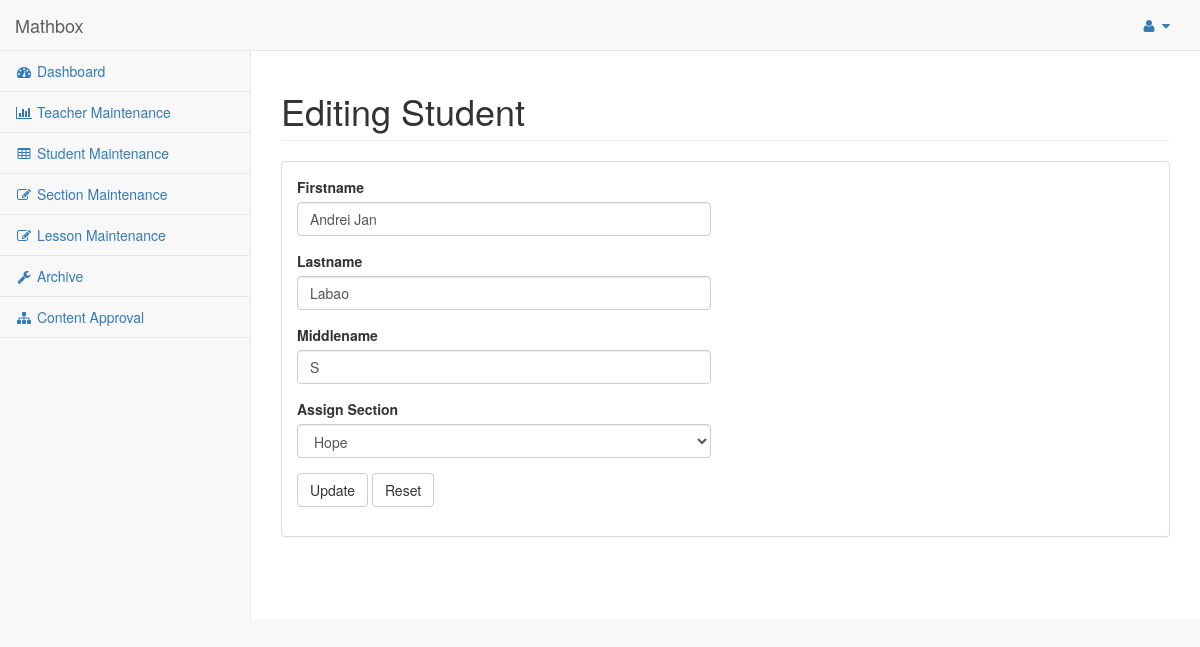
Page /admin/editstudent.php?StudentID=15041607 on the committed database.
### tables this page shows
CREATE TABLE `student_login` (
  `StudentID` int(10) NOT NULL AUTO_INCREMENT,
  `Username` varchar(20) NOT NULL DEFAULT '',
  `Password` varchar(20) DEFAULT NULL,
  `Firstname` varchar(20) DEFAULT NULL,
  `Middlename` varchar(20) DEFAULT NULL,
  `Lastname` varchar(20) DEFAULT NULL,
  `Section` varchar(20) DEFAULT NULL,
  `EmailAddress` varchar(20) DEFAULT NULL,
  `ContactNumber` int(11) DEFAULT NULL,
  `Birthdate` datetime DEFAULT NULL,
  `Images` varchar(100) DEFAULT NULL,
  `Confirm` int(2) DEFAULT NULL,
  `Prof` varchar(50) DEFAULT NULL,
  `Status` varchar(255) DEFAULT NULL,
  `Active` varchar(10) DEFAULT NULL,
  PRIMARY KEY (`StudentID`,`Username`)
);

### admin/editstudent.php (the view, shortened to what this page needs)
<?php
$studid = $_GET['StudentID'];
$o = "SELECT StudentID,Firstname,Lastname,Middlename,Section  from student_login where StudentID = $studid ";
$result = mysql_query($o);
    while($o = mysql_fetch_array($result)){
                $fname = $o['Firstname'];
                $lname = $o['Lastname'];
                $mname = $o['Middlename'];
            }
?>
<html lang="en">
<head>
    <link href="./bower_components/bootstrap/dist/css/bootstrap.min.css" rel="stylesheet">
    <link href="./bower_components/metisMenu/dist/metisMenu.min.css" rel="stylesheet">
    <link href="./dist/css/timeline.css" rel="stylesheet">
    <link href="./dist/css/sb-admin-2.css" rel="stylesheet">
    <link href="./bower_components/morrisjs/morris.css" rel="stylesheet">
    <link href="./bower_components/font-awesome/css/font-awesome.min.css" rel="stylesheet" type="text/css">
</head>
<body>
    <div id="wrapper">
        <nav class="navbar navbar-default navbar-static-top" role="navigation" style="margin-bottom: 0">
            <div class="navbar-header">
                <a class="navbar-brand" href="index.php">Mathbox</a>
            </div>
            <ul class="nav navbar-top-links navbar-right">
                <li class="dropdown">
                    <a class="dropdown-toggle" data-toggle="dropdown" href="#">
                        <i class="fa fa-user fa-fw"></i>  <i class="fa fa-caret-down"></i>
                    </a>
                </li>
            </ul>
            <div class="navbar-default sidebar" role="navigation">
                <div class="sidebar-nav navbar-collapse">
                    <ul class="nav" id="side-menu">
                        <li>
                            <a href="dashboard.php"><i class="fa fa-dashboard fa-fw"></i> Dashboard</a>
                        </li>
                        <li>
                            <a href="teachermaintenance.php"><i class="fa fa-bar-chart-o fa-fw"></i> Teacher Maintenance</a>
                        </li>
                        <li>
                            <a href="studentmaintenance.php"><i class="fa fa-table fa-fw"></i> Student Maintenance</a>
                        </li>
                        <li>
                            <a href="sectionmaintenance.php"><i class="fa fa-edit fa-fw"></i> Section Maintenance</a>
                        </li>
                        <li>
                            <a href="lessonmaintenance.php"><i class="fa fa-edit fa-fw"></i> Lesson Maintenance</a>
                        </li>
                        <li>
                            <a href="archive.php"><i class="fa fa-wrench fa-fw"></i> Archive</a>
                        </li>
                        <li>
                            <a href="contentapproval.php"><i class="fa fa-sitemap fa-fw"></i> Content Approval</a>
                        </li>
                    </ul>
                </div>
            </div>
        </nav>
                <div id="page-wrapper">
            <div class="row">
                <div class="col-lg-12">
                    <h1 class="page-header">Editing Student</h1>
                </div>
            </div>
            <div class="row">
                <div class="col-lg-12">
                    <div class="panel panel-default">
                        <div class="panel-body">
                            <div class="row">
                                <div class="col-lg-6">
                                    <form method="POST" action="editstudentexe.php">
                                        <div class="form-group">
                                            <label>Firstname</label>
                                            <input name="firstname" class="form-control" value="<?php echo $fname ?>">
                                        </div>
                                        <div class="form-group">
                                            <label>Lastname</label>
                                            <input name="lastname" class="form-control" value="<?php echo $lname ?>">
                                        </div>
                                        <div class="form-group">
                                            <label>Middlename</label>
                                            <input name="middlename" class="form-control" value="<?php echo $mname ?>">
                                        </div>
                                        <div class="form-group">
                                            <label>Assign Section</label>
                                            <select class="form-control" name="section">
                                                <?php
                                                    $qry = "SELECT Section from tblsection";
                                                    $rsl = mysql_query($qry);
                                                    while($qry = mysql_fetch_array($rsl)){
                                                        $Section = $qry['Section'];
                                                        ?>
                                                <option>
                                                    <?php echo $Section; ?>
                                                </option>
                                                        <?php
                                                    }
                                                ?>
                                            </select>
                                        </div>
                                        <button type="submit" name="submit" class="btn btn-default">Update</button>
                                        <button type="reset" class="btn btn-default">Reset</button>
                                    </form>
                                </div>
                            </div>
                    </div>
                </div>
            </div>
        </div>
    </div>
    </div>
</body>
</html>

### rows in the picture
student_login: firstname "Andrei Jan", lastname "Labao", middlename "S"

### other values in the picture
form field section "Hope"
